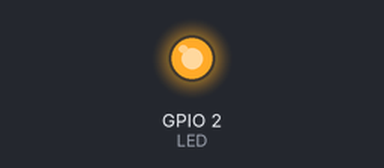
A sketch run on a simulated ESP32. Shown: output pins drawn as LEDs (lit = HIGH). What the sketch prints to the serial monitor is not drawn.

Above: at 0.5 s.
At 6.0 s:
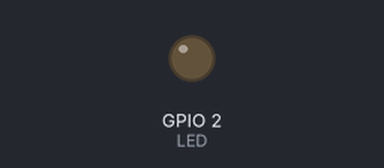
Timing chart, 0 to 9.1 s (numbered marks = the images above):
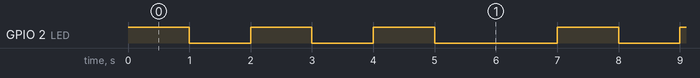

The sketch:

test_1.ino
```cpp
#include <Arduino.h>

#define LED 2

void setup() {
  Serial.begin(115200);
  pinMode(LED, OUTPUT);
}

void loop() {
  for (int i = 0; i < 3; i++) {
    digitalWrite(LED, HIGH);
    delay(1000);
    digitalWrite(LED, LOW);
    delay(1000);
  }

  // Store the message in a variable
  String message = "Hello, World!";

  // Print the message to the Serial Monitor
  Serial.println(message);
  delay(1000); // Delay for 1 second between repetitions
}
```

Measured:
- by itself, GPIO 2 (LED): repeats every 7.0 s: 2 × (LOW 1.0 s, HIGH 1.0 s), LOW 2.0 s, HIGH 1.0 s
- by itself, everything shown: repeats every 7.0 s, in 6 steps
